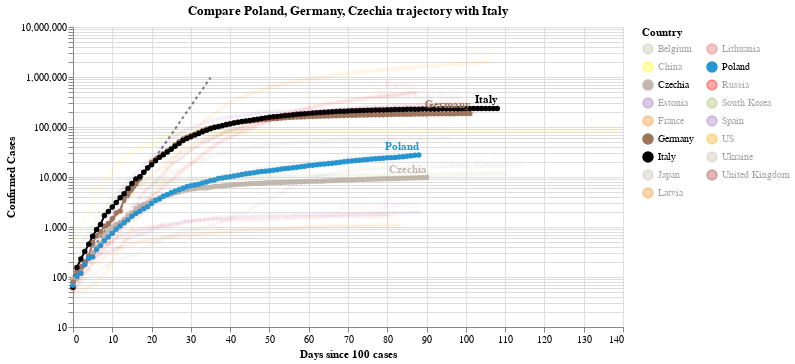

The notebook cell this image was saved under:
### Code cell
#hide_input
chart2 = make_since_chart(dff2,['Poland', 'Germany', 'Czechia'], baseline_countries)
chart2

### Figure 1 — Vega-Lite specification as saved in the notebook (floating-point values rounded to 4 significant figures; data arrays with more than 128 entries replaced by an {"elided": "..."} marker saying what was removed)
{"config": {"view": {"continuousWidth": 400, "continuousHeight": 300}}, "layer": [{"data": {"name": "data-628230001892d6798b50651be41d1b3e"}, "mark": {"type": "line", "color": "black", "opacity": 0.5, "strokeDash": [3, 3]}, "encoding": {"x": {"type": "quantitative", "field": "Days since 100 cases"}, "y": {"type": "quantitative", "field": "Confirmed Cases"}}}, {"data": {"name": "data-964d8a34ce68315b9130cb5071e4d3d5"}, "mark": {"type": "line", "point": true}, "encoding": {"color": {"type": "nominal", "field": "Country", "legend": {"columns": 2}, "scale": {"domain": ["Belgium", "China", "Czechia", "Estonia", "France", "Germany", "Italy", "Japan", "Latvia", "Lithuania", "Poland", "Russia", "South Korea", "Spain", "US", "Ukraine", "United Kingdom"], "range": ["#C1B7AD", "yellow", "#C1B7AD", "#9467bd", "#F58518", "#9D755D", "black", "#C1B7AD", "#F58518", "#E45756", "#2495D3", "red", "#A1BA59", "#9467bd", "orange", "#C1B7AD", "brown"]}}, "opacity": {"condition": {"value": 1, "selection": "selector002"}, "value": 0.05}, "tooltip": [{"type": "nominal", "field": "Country"}, {"type": "temporal", "field": "Date"}, {"type": "quantitative", "field": "Confirmed Cases"}, {"type": "quantitative", "field": "Days since 100 cases"}], "x": {"type": "quantitative", "field": "Days since 100 cases"}, "y": {"type": "quantitative", "field": "Confirmed Cases", "scale": {"type": "log"}}}, "selection": {"selector002": {"type": "multi", "fields": ["Country"], "bind": "legend", "init": [{"Country": "Poland"}, {"Country": "Germany"}, {"Country": "Czechia"}, {"Country": "Italy"}]}}, "width": 550}, {"data": {"name": "data-964d8a34ce68315b9130cb5071e4d3d5"}, "mark": {"type": "text", "align": "right", "dy": -8, "fontWeight": "bold"}, "encoding": {"color": {"type": "nominal", "field": "Country", "legend": {"columns": 2}, "scale": {"domain": ["Belgium", "China", "Czechia", "Estonia", "France", "Germany", "Italy", "Japan", "Latvia", "Lithuania", "Poland", "Russia", "South Korea", "Spain", "US", "Ukraine", "United Kingdom"], "range": ["#C1B7AD", "yellow", "#C1B7AD", "#9467bd", "#F58518", "#9D755D", "black", "#C1B7AD", "#F58518", "#E45756", "#2495D3", "red", "#A1BA59", "#9467bd", "orange", "#C1B7AD", "brown"]}}, "opacity": {"condition": {"value": 1, "selection": "selector002"}, "value": 0.05}, "text": {"type": "nominal", "field": "Country"}, "tooltip": [{"type": "nominal", "field": "Country"}, {"type": "temporal", "field": "Date"}, {"type": "quantitative", "field": "Confirmed Cases"}, {"type": "quantitative", "field": "Days since 100 cases"}], "x": {"type": "quantitative", "field": "Days since 100 cases"}, "y": {"type": "quantitative", "field": "Confirmed Cases", "scale": {"type": "log"}}}, "transform": [{"filter": "(datum['Date'] >= 1591660800000)"}], "width": 550}], "title": "Compare Poland, Germany, Czechia trajectory with Italy", "$schema": "https://vega.github.io/schema/vega-lite/v4.0.2.json", "datasets": {"data-628230001892d6798b50651be41d1b3e": [{"Days since 100 cases": 0, "Confirmed Cases": 100.0}, {"Days since 100 cases": 1, "Confirmed Cases": 130.0}, {"Days since 100 cases": 2, "Confirmed Cases": 169.0}, {"Days since 100 cases": 3, "Confirmed Cases": 219.7}, {"Days since 100 cases": 4, "Confirmed Cases": 285.6}, {"Days since 100 cases": 5, "Confirmed Cases": 371.3}, {"Days since 100 cases": 6, "Confirmed Cases": 482.7}, {"Days since 100 cases": 7, "Confirmed Cases": 627.5}, {"Days since 100 cases": 8, "Confirmed Cases": 815.7}, {"Days since 100 cases": 9, "Confirmed Cases": 1060.0}, {"Days since 100 cases": 10, "Confirmed Cases": 1379.0}, {"Days since 100 cases": 11, "Confirmed Cases": 1792.0}, {"Days since 100 cases": 12, "Confirmed Cases": 2330.0}, {"Days since 100 cases": 13, "Confirmed Cases": 3029.0}, {"Days since 100 cases": 14, "Confirmed Cases": 3937.0}, {"Days since 100 cases": 15, "Confirmed Cases": 5119.0}, {"Days since 100 cases": 16, "Confirmed Cases": 6654.0}, {"Days since 100 cases": 17, "Confirmed Cases": 8650.0}, {"Days since 100 cases": 18, "Confirmed Cases": 11250.0}, {"Days since 100 cases": 19, "Confirmed Cases": 14620.0}, {"Days since 100 cases": 20, "Confirmed Cases": 19000.0}, {"Days since 100 cases": 21, "Confirmed Cases": 24710.0}, {"Days since 100 cases": 22, "Confirmed Cases": 32120.0}, {"Days since 100 cases": 23, "Confirmed Cases": 41750.0}, {"Days since 100 cases": 24, "Confirmed Cases": 54280.0}, {"Days since 100 cases": 25, "Confirmed Cases": 70560.0}, {"Days since 100 cases": 26, "Confirmed Cases": 91730.0}, {"Days since 100 cases": 27, "Confirmed Cases": 119300.0}, {"Days since 100 cases": 28, "Confirmed Cases": 155000.0}, {"Days since 100 cases": 29, "Confirmed Cases": 201500.0}, {"Days since 100 cases": 30, "Confirmed Cases": 262000.0}, {"Days since 100 cases": 31, "Confirmed Cases": 340600.0}, {"Days since 100 cases": 32, "Confirmed Cases": 442800.0}, {"Days since 100 cases": 33, "Confirmed Cases": 575600.0}, {"Days since 100 cases": 34, "Confirmed Cases": 748300.0}, {"Days since 100 cases": 35, "Confirmed Cases": 972800.0}], "data-964d8a34ce68315b9130cb5071e4d3d5": {"elided": "1686 records"}}}
